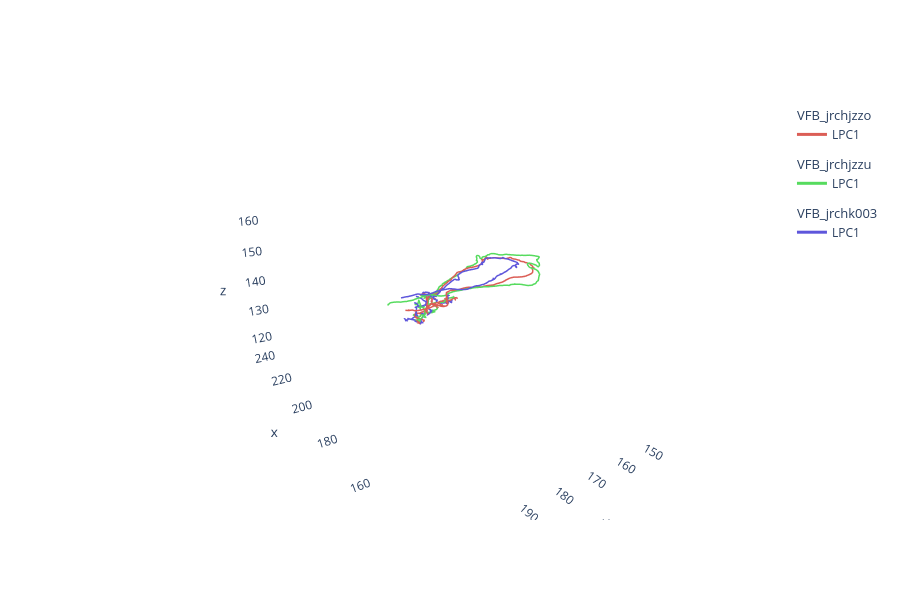

Write notebook code for a chart like this one.
### Code cell
from vfb_connect.schema.vfb_term import VFBTerms

high_simiarity_neurons = VFBTerms([neuron.term for neuron in high_simiarity_neuron_scores])

high_simiarity_neurons.plot3d_by_type()
# This will plot the similar neurons in 3D by type
# The type is the most specific parent type of the neuron

# TODO the legend_group is not displaying correctly

### Figure 1 — Plotly figure (JSON) as saved in the notebook; plotly's stock layout.template omitted (floating-point values rounded to 4 significant figures; data arrays with more than 128 entries replaced by an {"elided": "..."} marker saying what was removed)
{"data": [{"hoverinfo": "none", "hovertext": " ", "legendgroup": "VFB_jrchjzzo", "legendgrouptitle": {"text": "VFB_jrchjzzo"}, "line": {"color": "rgb(219,94,86)", "dash": "solid", "width": 3}, "mode": "lines", "name": "LPC1", "opacity": 1, "showlegend": true, "type": "scatter3d", "x": {"elided": "731 float values"}, "y": {"elided": "731 float values"}, "z": {"elided": "731 float values"}}, {"hoverinfo": "none", "hovertext": " ", "legendgroup": "VFB_jrchjzzu", "legendgrouptitle": {"text": "VFB_jrchjzzu"}, "line": {"color": "rgb(86,219,94)", "dash": "solid", "width": 3}, "mode": "lines", "name": "LPC1", "opacity": 1, "showlegend": true, "type": "scatter3d", "x": {"elided": "826 float values"}, "y": {"elided": "826 float values"}, "z": {"elided": "826 float values"}}, {"hoverinfo": "none", "hovertext": " ", "legendgroup": "VFB_jrchk003", "legendgrouptitle": {"text": "VFB_jrchk003"}, "line": {"color": "rgb(94,86,219)", "dash": "solid", "width": 3}, "mode": "lines", "name": "LPC1", "opacity": 1, "showlegend": true, "type": "scatter3d", "x": {"elided": "774 float values"}, "y": {"elided": "774 float values"}, "z": {"elided": "774 float values"}}], "layout": {"autosize": true, "height": 600, "legend": {"bgcolor": "rgba(0,0,0,0)", "orientation": "v"}, "paper_bgcolor": "rgba(0,0,0,0)", "plot_bgcolor": "rgba(0,0,0,0)", "scene": {"aspectmode": "data", "aspectratio": {"x": 1, "y": 1, "z": 1}, "camera": {"eye": {"x": -1.743, "y": 1.071, "z": 0.71}, "up": {"x": 0, "y": 0, "z": 1}}, "xaxis": {"backgroundcolor": "rgb(240, 240, 240)", "gridcolor": "rgb(255, 255, 255)", "showbackground": false, "showgrid": false, "showline": false, "zerolinecolor": "rgb(255, 255, 255)"}, "yaxis": {"backgroundcolor": "rgb(240, 240, 240)", "gridcolor": "rgb(255, 255, 255)", "showbackground": false, "showgrid": false, "showline": false, "zerolinecolor": "rgb(255, 255, 255)"}, "zaxis": {"backgroundcolor": "rgb(240, 240, 240)", "gridcolor": "rgb(255, 255, 255)", "showbackground": false, "showgrid": false, "showline": false, "zerolinecolor": "rgb(255, 255, 255)"}}, "showlegend": true}}
